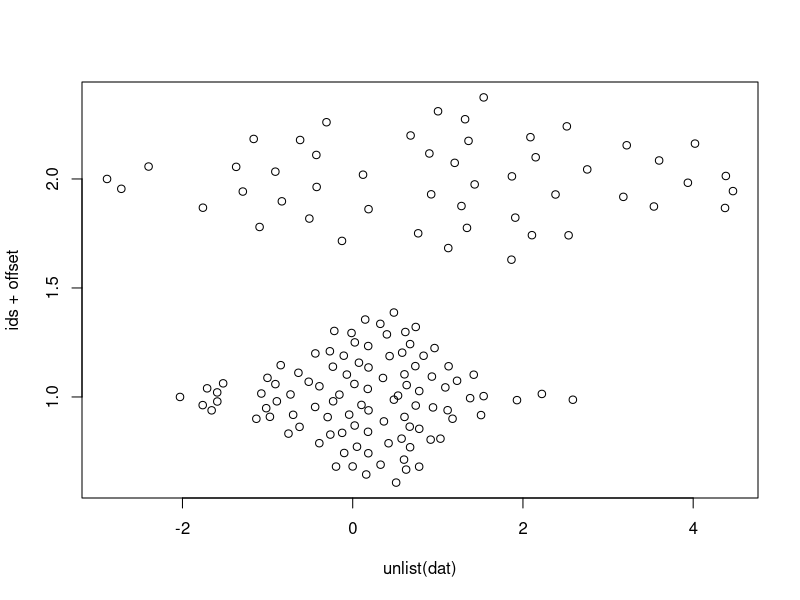

Generate this figure with R:
library(vipor)


### Name: vipor
### Title: Functions to generate violin scatter plots
### Aliases: vipor vipor-package

### ** Examples

dat<-list(rnorm(100),rnorm(50,1,2))
ids<-rep(1:length(dat),sapply(dat,length))
offset<-offsetX(unlist(dat),ids)
plot(unlist(dat),ids+offset)
